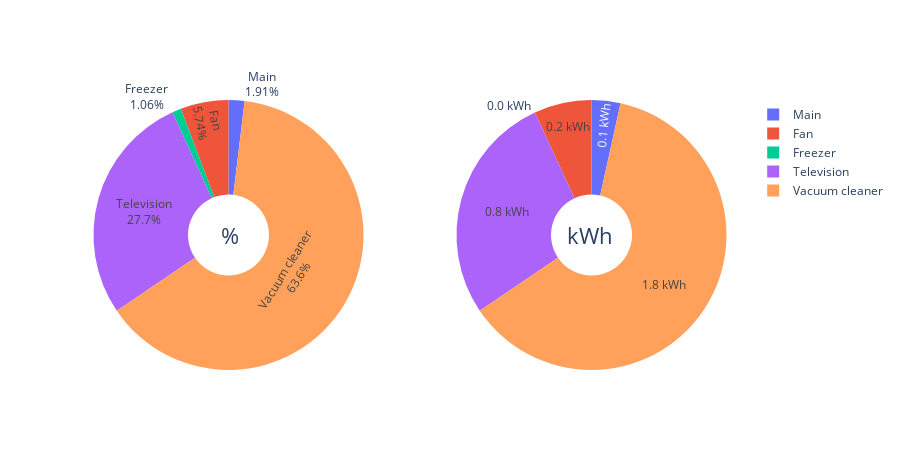
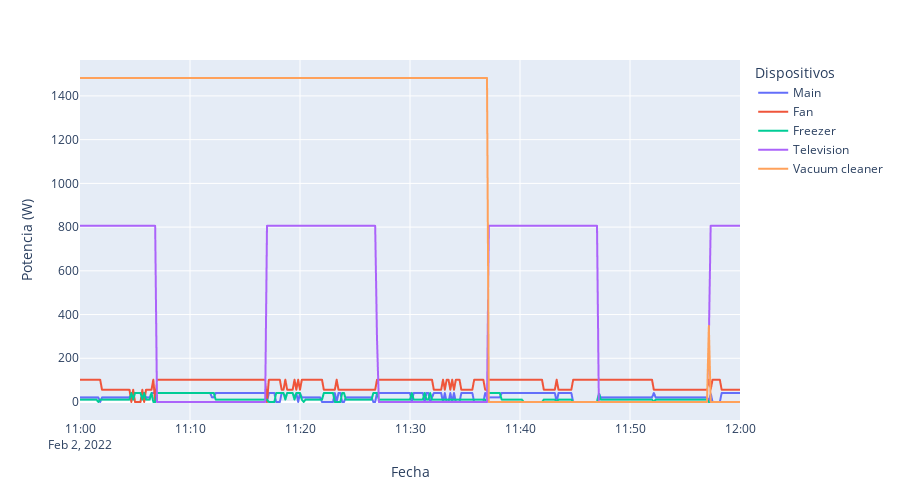

Notebook code cell kept with these figures, in order:
### Code cell
#llamada a la función
report()

### Figure 1 — Plotly figure (JSON) as saved in the notebook; plotly's stock layout.template omitted (floating-point values rounded to 4 significant figures)
{"data": [{"domain": {"x": [0, 0.45], "y": [0, 1]}, "hole": 0.3, "hoverinfo": "label+percent+name", "labels": ["Main", "Fan", "Freezer", "Television", "Vacuum cleaner", "boiler"], "name": "Porcentaje", "sort": false, "textinfo": "label+percent", "type": "pie", "values": [0.01908, 0.05743, 0.01062, 0.2769, 0.636]}, {"domain": {"x": [0.55, 1], "y": [0, 1]}, "hole": 0.3, "hoverinfo": "label+value+name", "labels": ["Main", "Fan", "Freezer", "Television", "Vacuum cleaner", "boiler"], "name": "Energía", "sort": false, "textinfo": "label+value", "texttemplate": "%{value:.1f} kWh", "type": "pie", "values": [0.1, 0.2, 0, 0.8, 1.8]}], "layout": {"annotations": [{"font": {"size": 22}, "showarrow": false, "text": "%", "x": 0.21, "y": 0.5}, {"font": {"size": 22}, "showarrow": false, "text": "kWh", "x": 0.81, "y": 0.5}], "height": 450, "width": 900}}

### Figure 2 — Plotly figure (JSON) as saved in the notebook; plotly's stock layout.template omitted (floating-point values rounded to 4 significant figures; data arrays with more than 128 entries replaced by an {"elided": "..."} marker saying what was removed)
{"data": [{"hovertemplate": "Dispositivos=Main<br>Fecha=%{x}<br>Potencia (W)=%{y}<extra></extra>", "legendgroup": "Main", "line": {"color": "#636efa", "dash": "solid"}, "marker": {"symbol": "circle"}, "mode": "lines", "name": "Main", "showlegend": true, "type": "scattergl", "x": {"elided": "361 str values"}, "xaxis": "x", "y": {"elided": "361 int values"}, "yaxis": "y"}, {"hovertemplate": "Dispositivos=Fan<br>Fecha=%{x}<br>Potencia (W)=%{y}<extra></extra>", "legendgroup": "Fan", "line": {"color": "#EF553B", "dash": "solid"}, "marker": {"symbol": "circle"}, "mode": "lines", "name": "Fan", "showlegend": true, "type": "scattergl", "x": {"elided": "361 str values"}, "xaxis": "x", "y": {"elided": "361 int values"}, "yaxis": "y"}, {"hovertemplate": "Dispositivos=Freezer<br>Fecha=%{x}<br>Potencia (W)=%{y}<extra></extra>", "legendgroup": "Freezer", "line": {"color": "#00cc96", "dash": "solid"}, "marker": {"symbol": "circle"}, "mode": "lines", "name": "Freezer", "showlegend": true, "type": "scattergl", "x": {"elided": "361 str values"}, "xaxis": "x", "y": {"elided": "361 int values"}, "yaxis": "y"}, {"hovertemplate": "Dispositivos=Television<br>Fecha=%{x}<br>Potencia (W)=%{y}<extra></extra>", "legendgroup": "Television", "line": {"color": "#ab63fa", "dash": "solid"}, "marker": {"symbol": "circle"}, "mode": "lines", "name": "Television", "showlegend": true, "type": "scattergl", "x": {"elided": "361 str values"}, "xaxis": "x", "y": {"elided": "361 int values"}, "yaxis": "y"}, {"hovertemplate": "Dispositivos=Vacuum cleaner<br>Fecha=%{x}<br>Potencia (W)=%{y}<extra></extra>", "legendgroup": "Vacuum cleaner", "line": {"color": "#FFA15A", "dash": "solid"}, "marker": {"symbol": "circle"}, "mode": "lines", "name": "Vacuum cleaner", "showlegend": true, "type": "scattergl", "x": {"elided": "361 str values"}, "xaxis": "x", "y": {"elided": "361 int values"}, "yaxis": "y"}], "layout": {"height": 500, "legend": {"title": {"text": "Dispositivos"}, "tracegroupgap": 0}, "margin": {"t": 60}, "width": 900, "xaxis": {"anchor": "y", "domain": [0, 1], "title": {"text": "Fecha"}}, "yaxis": {"anchor": "x", "domain": [0, 1], "title": {"text": "Potencia (W)"}}}}
